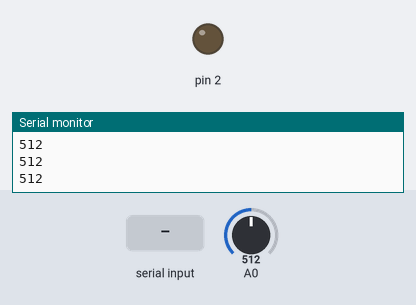
Bench run of a sketch on a simulated Arduino Uno, built with avr-gcc and run on an emulated ATmega328P. Parts: output pins drawn as LEDs (lit = HIGH), the last lines printed to the serial monitor. Inputs (shaded band) come from the test bench; at power-on: A0 = 512.

Above: at 1.3 s.
1.4 s: "on" received over the second serial link
At 2.1 s:
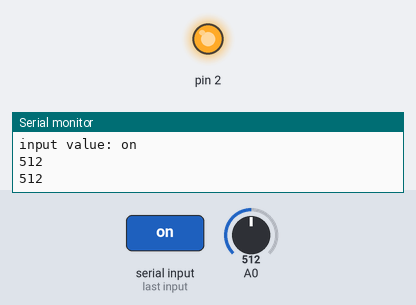
3.0 s: "1" received over the second serial link
At 4.0 s:
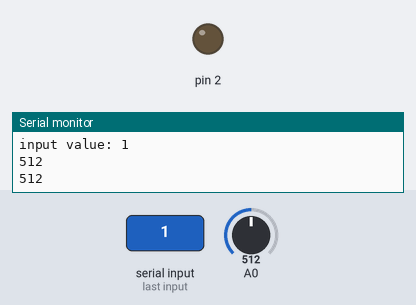
Timing chart, 0 to 6.0 s (numbered marks = the images above; inputs shaded):
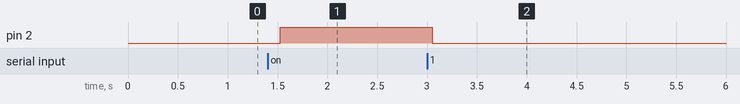

The sketch:

bluetooth_final.ino
```cpp
#include <SoftwareSerial.h>
int Tx = 5;
int Rx = 6;
SoftwareSerial mySerial(Tx,Rx);
String myString="";

void setup() {
  // put your setup code here, to run once:
    Serial.begin(9600);
    mySerial.begin(9600);
    pinMode(2,OUTPUT);
}

void loop() {
  //LED출력
  while(mySerial.available())  //mySerial 값이 있으면
  {
    char myChar = (char)mySerial.read();  //mySerial int형식의 값을 char형식으로 변환
    myString+=myChar;   //수신되는 문자열을 myString에 모두 붙임 (1바이트씩 전송되는 것을 모두 붙임)
    delay(5);           //수신 문자열 끊김 방지
  }

  if(!myString.equals(""))  //myString 값이 있다면
  {
    Serial.println("input value: "+myString); //시리얼모니터에 myString값 출력

      if(myString=="on")  //myString 값이 'on' 이라면
      {
        digitalWrite(2, HIGH); //LED ON
      } else {
        digitalWrite(2, LOW);  //LED OFF
      }

    myString="";  //myString 변수값 초기화
  }

  //토양 습도 센서
  int soil = analogRead(A0);  // 아날로그 데이터를 soil로 저장
  Serial.println(soil);      // 아날로그값 시리얼로 출력
  delay(500);
  mySerial.println(soil);
}
```

Measured:
- after the input at 1.4 s, pin 2: LOW → HIGH after 0.13 s
- after the input at 3.0 s, pin 2: HIGH → LOW after 0.05 s
